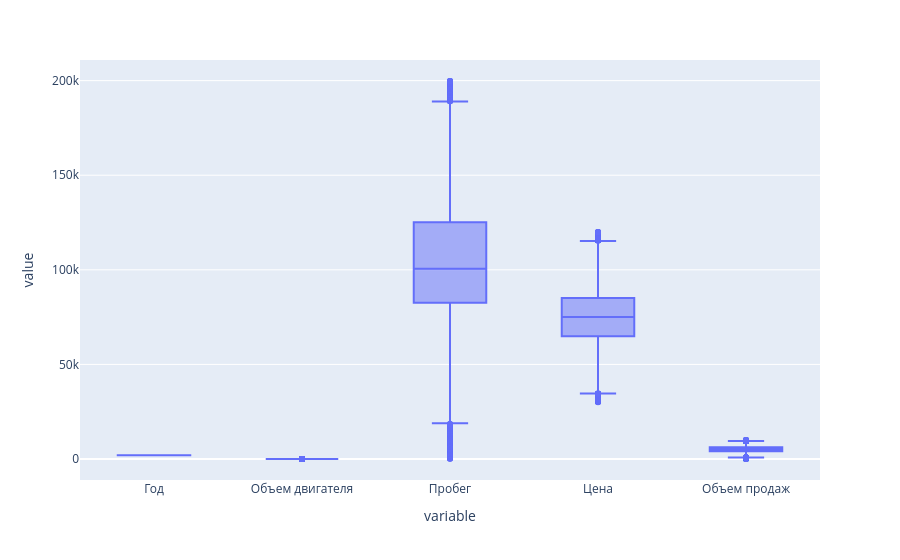

Notebook source saved alongside this figure:
### Markdown cell above
## Анализ на выбросы

### Code cell
numeric_columns = df_3.select_dtypes(include=['number']).columns
df_numeric = df_3[numeric_columns] #оставляем только количественные столбцы
px.box(df_numeric)

### Figure 1 — Plotly figure (JSON) as saved in the notebook; plotly's stock layout.template omitted (floating-point values rounded to 4 significant figures; data arrays with more than 128 entries replaced by an {"elided": "..."} marker saying what was removed)
{"data": [{"alignmentgroup": "True", "hovertemplate": "variable=%{x}<br>value=%{y}<extra></extra>", "legendgroup": "", "marker": {"color": "#636efa"}, "name": "", "notched": false, "offsetgroup": "", "orientation": "v", "showlegend": false, "type": "box", "x": {"elided": "17340 str values"}, "x0": " ", "xaxis": "x", "y": {"elided": "17340 float values"}, "y0": " ", "yaxis": "y"}], "layout": {"boxmode": "group", "legend": {"tracegroupgap": 0}, "margin": {"t": 60}, "xaxis": {"anchor": "y", "domain": [0, 1], "title": {"text": "variable"}}, "yaxis": {"anchor": "x", "domain": [0, 1], "title": {"text": "value"}}}}
